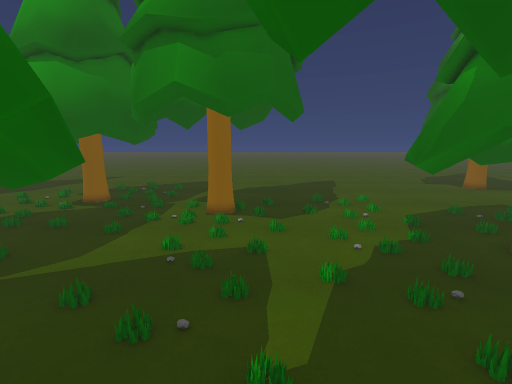
view 1 (above)

17 first-person views from a walk through a scene from a Unity 3-D project. The camera is 1.5 m above the floor, tilts 10° down and sees 90° across. The floor is counted in squares, 0.5 m on a side. Each view is taken from the middle of a square. On the plan, view 1 faces up. The plan holds only what a view shows up to about 19 squares ahead; the rest is blank. The place goes on beyond the plan. The player character is not drawn.

view 2
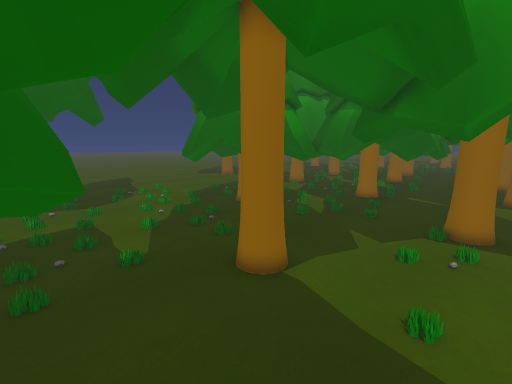

view 3
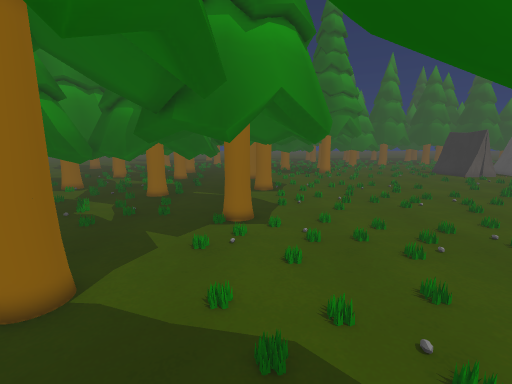

view 4
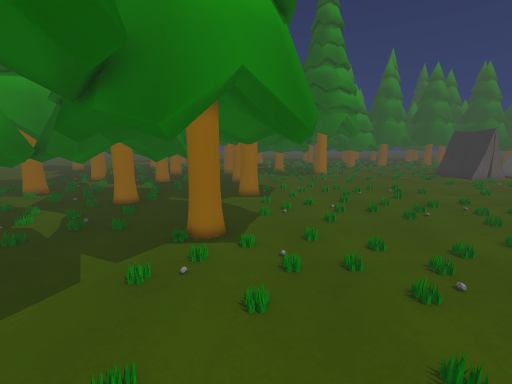

view 5
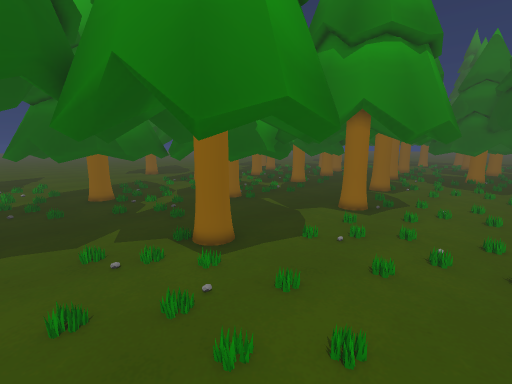

view 6
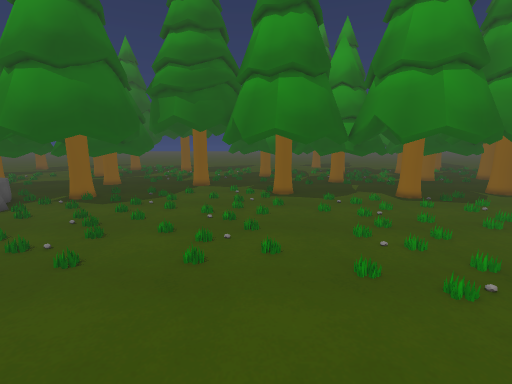

view 7
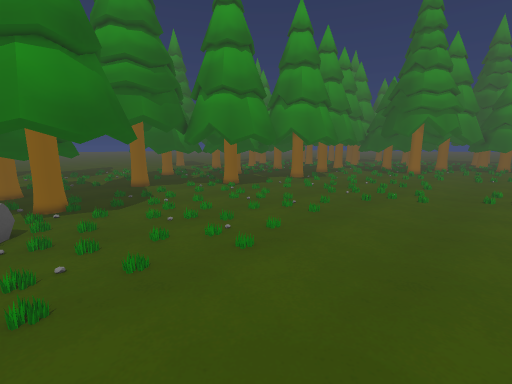

view 8
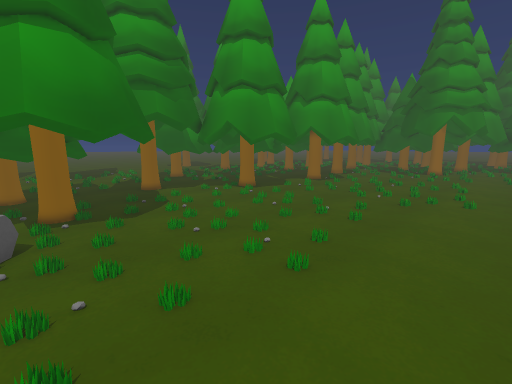

view 9
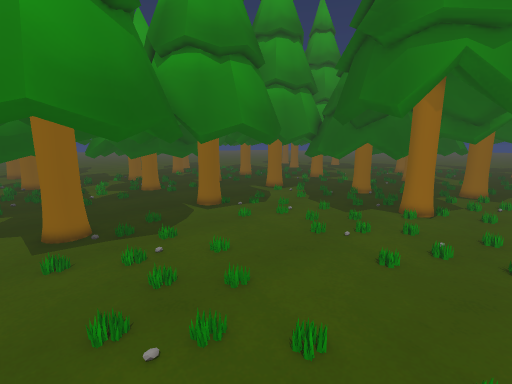

view 10
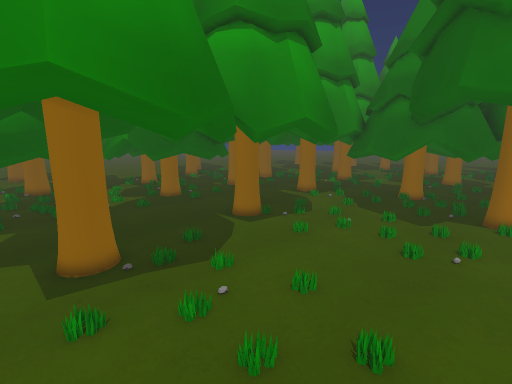

view 11
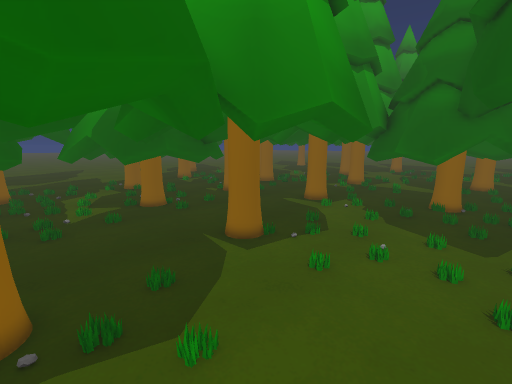

view 12
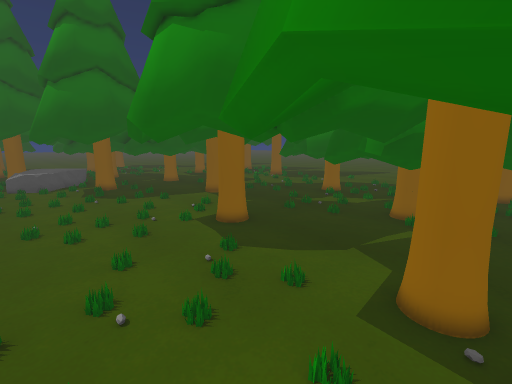

view 13
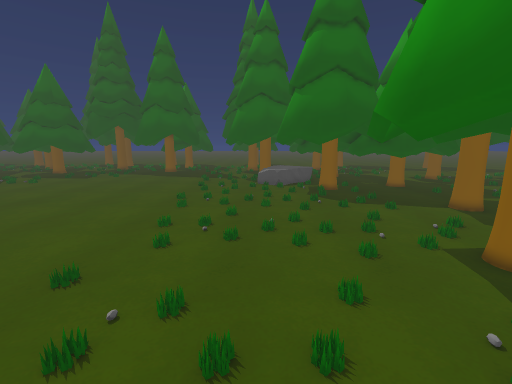

view 14
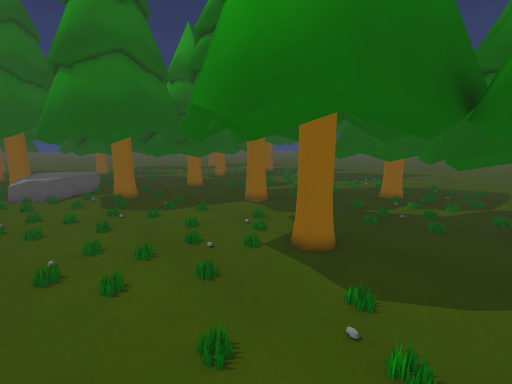

view 15
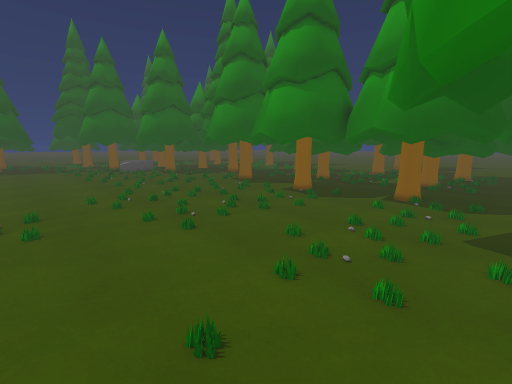

view 16
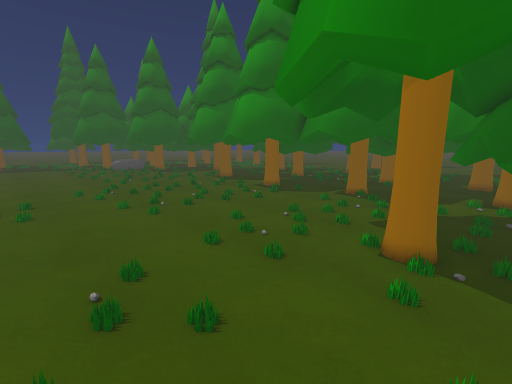

view 17
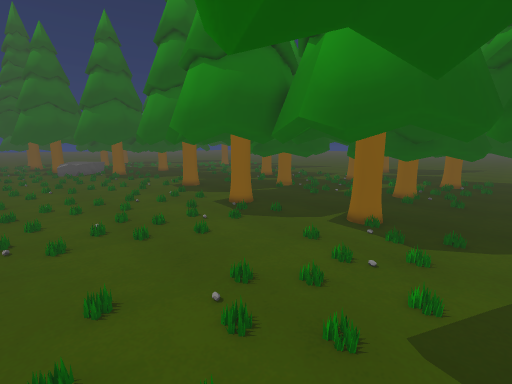

### Floor plan
Key: @ floor where view 1 was taken; # wall or solid block; x gap in a wall; . floor; = window, fence, low wall or low ledge; T thing the floor can be seen under or through.
Columns run from 5 left of view 1 to 30 right of it. Each row starts with its distance up from view 1.
 19        ..   .. ..   =#
 18 ..  .................#
 17 ..  ..................
 16 ... ..................
 15 ... .................
 14 ... .................
 13 ...  .............. .   .
 12 ...##.............. .   .
 11 ...##.............. .....
 10  ..........  TT     .# ..
  9 ......... TT        .##..#
  8 ......... T         ....
  7 .........T           ...
  6 .........##
  5   ........##
  4  TTT......###
  3   TT.......#####                 ##
  2    T ..........#                 ...
  1    T#..##......##            ###  ..
  0    ##@.##..  ..###       ######.  ..
 -1    ##......  ....####      .  .....#
 -2   ##...............       ......#..#
 -3   #.......#..##.........##.##......
 -4   #..........##..##..##....##....
 -5  ##.............. #..##........ .##
 -6  ...  ......#.  ........ x#.......#
 -7  ...  ........  ...#.T  T...  ....#
 -8 #. .................. T ..........#
 -9 =.................................#
-10 ..................................#
-11 ..................................#
-12 .................................##
-13 .................................##
-14 ...................................
-15 ...................................
-16 ...................................
-17  ..................................
-18 ..................................
-19   ...............................
-20 . ...............................  .

Where each view was taken, in squares from view 1:
view 1: 0 up, 0 right, facing up
view 2: 4 down, 2 left, facing up-right
view 3: 4 down, 2 left, facing right
view 4: 5 down, 0 right, facing right
view 5: 10 down, 4 right, facing up-right
view 6: 20 down, 7 right, facing up
view 7: 20 down, 5 left, facing up-right
view 8: 18 down, 5 left, facing up-right
view 9: 15 down, 15 right, facing up-right
view 10: 12 down, 15 right, facing up-right
view 11: 10 down, 17 right, facing up-right
view 12: 10 down, 17 right, facing up-left
view 13: 10 down, 15 right, facing left
view 14: 10 down, 13 right, facing up-left
view 15: 20 down, 27 right, facing up-left
view 16: 20 down, 30 right, facing up-left
view 17: 14 down, 27 right, facing up-left
